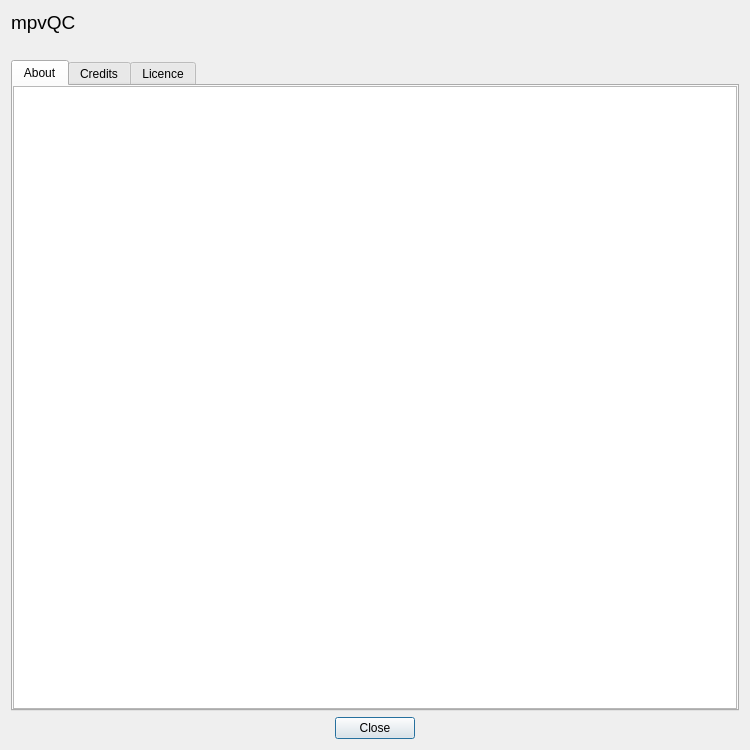
<?xml version="1.0" encoding="UTF-8"?>
<ui version="4.0">
 <class>AboutDialog</class>
 <widget class="QDialog" name="AboutDialog">
  <property name="geometry">
   <rect>
    <x>0</x>
    <y>0</y>
    <width>750</width>
    <height>750</height>
   </rect>
  </property>
  <property name="windowTitle">
   <string>About mpvQC</string>
  </property>
  <layout class="QVBoxLayout" name="verticalLayout">
   <item>
    <widget class="QLabel" name="title">
     <property name="sizePolicy">
      <sizepolicy hsizetype="Expanding" vsizetype="Minimum">
       <horstretch>0</horstretch>
       <verstretch>0</verstretch>
      </sizepolicy>
     </property>
     <property name="font">
      <font>
       <pointsize>14</pointsize>
      </font>
     </property>
     <property name="text">
      <string notr="true">mpvQC</string>
     </property>
    </widget>
   </item>
   <item>
    <widget class="QLabel" name="subtitle">
     <property name="text">
      <string notr="true"/>
     </property>
    </widget>
   </item>
   <item>
    <widget class="QTabWidget" name="tabWidget">
     <property name="tabShape">
      <enum>QTabWidget::Rounded</enum>
     </property>
     <property name="currentIndex">
      <number>0</number>
     </property>
     <property name="documentMode">
      <bool>false</bool>
     </property>
     <property name="tabsClosable">
      <bool>false</bool>
     </property>
     <property name="movable">
      <bool>false</bool>
     </property>
     <property name="tabBarAutoHide">
      <bool>false</bool>
     </property>
     <widget class="QWidget" name="widget1">
      <attribute name="title">
       <string>About</string>
      </attribute>
      <layout class="QHBoxLayout" name="horizontalLayout_9">
       <property name="spacing">
        <number>0</number>
       </property>
       <property name="leftMargin">
        <number>0</number>
       </property>
       <property name="topMargin">
        <number>0</number>
       </property>
       <property name="rightMargin">
        <number>0</number>
       </property>
       <property name="bottomMargin">
        <number>0</number>
       </property>
       <item>
        <widget class="QTextBrowser" name="aboutTextBrowser">
         <property name="html">
          <string notr="true">&lt;!DOCTYPE HTML PUBLIC &quot;-//W3C//DTD HTML 4.0//EN&quot; &quot;http://www.w3.org/TR/REC-html40/strict.dtd&quot;&gt;
&lt;html&gt;&lt;head&gt;&lt;meta name=&quot;qrichtext&quot; content=&quot;1&quot; /&gt;&lt;style type=&quot;text/css&quot;&gt;
p, li { white-space: pre-wrap; }
&lt;/style&gt;&lt;/head&gt;&lt;body style=&quot; font-family:'Noto Sans'; font-size:10pt; font-weight:400; font-style:normal;&quot;&gt;
&lt;p style=&quot;-qt-paragraph-type:empty; margin-top:0px; margin-bottom:0px; margin-left:0px; margin-right:0px; -qt-block-indent:0; text-indent:0px;&quot;&gt;&lt;br /&gt;&lt;/p&gt;&lt;/body&gt;&lt;/html&gt;</string>
         </property>
        </widget>
       </item>
      </layout>
     </widget>
     <widget class="QWidget" name="widget2">
      <attribute name="title">
       <string>Credits</string>
      </attribute>
      <layout class="QHBoxLayout" name="horizontalLayout_10">
       <property name="spacing">
        <number>0</number>
       </property>
       <property name="leftMargin">
        <number>0</number>
       </property>
       <property name="topMargin">
        <number>0</number>
       </property>
       <property name="rightMargin">
        <number>0</number>
       </property>
       <property name="bottomMargin">
        <number>0</number>
       </property>
       <item>
        <widget class="QTextBrowser" name="creditsTextBrowser">
         <property name="html">
          <string notr="true">&lt;!DOCTYPE HTML PUBLIC &quot;-//W3C//DTD HTML 4.0//EN&quot; &quot;http://www.w3.org/TR/REC-html40/strict.dtd&quot;&gt;
&lt;html&gt;&lt;head&gt;&lt;meta name=&quot;qrichtext&quot; content=&quot;1&quot; /&gt;&lt;style type=&quot;text/css&quot;&gt;
p, li { white-space: pre-wrap; }
&lt;/style&gt;&lt;/head&gt;&lt;body style=&quot; font-family:'Noto Sans'; font-size:10pt; font-weight:400; font-style:normal;&quot;&gt;
&lt;p style=&quot;-qt-paragraph-type:empty; margin-top:0px; margin-bottom:0px; margin-left:0px; margin-right:0px; -qt-block-indent:0; text-indent:0px; font-family:'Fira Sans';&quot;&gt;&lt;br /&gt;&lt;/p&gt;&lt;/body&gt;&lt;/html&gt;</string>
         </property>
        </widget>
       </item>
      </layout>
     </widget>
     <widget class="QWidget" name="widget3">
      <attribute name="title">
       <string>Licence</string>
      </attribute>
      <layout class="QHBoxLayout" name="horizontalLayout_11">
       <property name="spacing">
        <number>0</number>
       </property>
       <property name="leftMargin">
        <number>0</number>
       </property>
       <property name="topMargin">
        <number>0</number>
       </property>
       <property name="rightMargin">
        <number>0</number>
       </property>
       <property name="bottomMargin">
        <number>0</number>
       </property>
       <item>
        <widget class="QTextBrowser" name="licenceTextBrowser">
         <property name="html">
          <string notr="true">&lt;!DOCTYPE HTML PUBLIC &quot;-//W3C//DTD HTML 4.0//EN&quot; &quot;http://www.w3.org/TR/REC-html40/strict.dtd&quot;&gt;
&lt;html&gt;&lt;head&gt;&lt;meta name=&quot;qrichtext&quot; content=&quot;1&quot; /&gt;&lt;style type=&quot;text/css&quot;&gt;
p, li { white-space: pre-wrap; }
&lt;/style&gt;&lt;/head&gt;&lt;body style=&quot; font-family:'Noto Sans'; font-size:10pt; font-weight:400; font-style:normal;&quot;&gt;
&lt;p style=&quot;-qt-paragraph-type:empty; margin-top:0px; margin-bottom:0px; margin-left:0px; margin-right:0px; -qt-block-indent:0; text-indent:0px;&quot;&gt;&lt;br /&gt;&lt;/p&gt;&lt;/body&gt;&lt;/html&gt;</string>
         </property>
        </widget>
       </item>
      </layout>
     </widget>
    </widget>
   </item>
   <item>
    <widget class="QDialogButtonBox" name="buttonBox">
     <property name="orientation">
      <enum>Qt::Horizontal</enum>
     </property>
     <property name="standardButtons">
      <set>QDialogButtonBox::Close</set>
     </property>
     <property name="centerButtons">
      <bool>true</bool>
     </property>
    </widget>
   </item>
  </layout>
 </widget>
 <resources/>
 <connections>
  <connection>
   <sender>buttonBox</sender>
   <signal>accepted()</signal>
   <receiver>AboutDialog</receiver>
   <slot>accept()</slot>
   <hints>
    <hint type="sourcelabel">
     <x>248</x>
     <y>254</y>
    </hint>
    <hint type="destinationlabel">
     <x>157</x>
     <y>274</y>
    </hint>
   </hints>
  </connection>
  <connection>
   <sender>buttonBox</sender>
   <signal>rejected()</signal>
   <receiver>AboutDialog</receiver>
   <slot>reject()</slot>
   <hints>
    <hint type="sourcelabel">
     <x>316</x>
     <y>260</y>
    </hint>
    <hint type="destinationlabel">
     <x>286</x>
     <y>274</y>
    </hint>
   </hints>
  </connection>
 </connections>
</ui>
